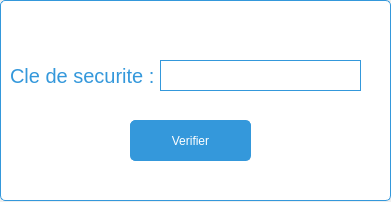
<?xml version="1.0" encoding="UTF-8"?>
<ui version="4.0">
 <class>mdp</class>
 <widget class="QDialog" name="mdp">
  <property name="geometry">
   <rect>
    <x>0</x>
    <y>0</y>
    <width>391</width>
    <height>202</height>
   </rect>
  </property>
  <property name="windowTitle">
   <string>Dialog</string>
  </property>
  <widget class="QGroupBox" name="groupBox">
   <property name="geometry">
    <rect>
     <x>0</x>
     <y>-10</y>
     <width>391</width>
     <height>211</height>
    </rect>
   </property>
   <property name="styleSheet">
    <string notr="true">QGroupBox {
    border: 1px solid #3498db;
    border-radius: 5px;
    margin-top: 10px;
    background-color: #ffffff; /* Corrected background color */
}

QGroupBox::title {
    subcontrol-origin: margin;
    subcontrol-position: top center;
    padding: 5px;
    color: #3498db;
    font-weight: bold;
}
</string>
   </property>
   <property name="title">
    <string/>
   </property>
   <widget class="QLineEdit" name="pass">
    <property name="geometry">
     <rect>
      <x>160</x>
      <y>70</y>
      <width>201</width>
      <height>31</height>
     </rect>
    </property>
    <property name="styleSheet">
     <string notr="true">QLineEdit {
    background-color: #ffffff;
    border: 1px solid #3498db;
    padding: 5px;
    color: #333333;
}</string>
    </property>
   </widget>
   <widget class="QPushButton" name="verif">
    <property name="geometry">
     <rect>
      <x>130</x>
      <y>130</y>
      <width>121</width>
      <height>41</height>
     </rect>
    </property>
    <property name="styleSheet">
     <string notr="true">QPushButton {
    background-color: #3498db;
    color: #ffffff;
    border: 1px solid #3498db;
    padding: 8px 16px;
    border-radius: 5px;
}

QPushButton:hover {
    background-color: #2874a6;
    border: 1px solid #2874a6;
}
</string>
    </property>
    <property name="text">
     <string>Verifier</string>
    </property>
   </widget>
   <widget class="QLabel" name="label">
    <property name="geometry">
     <rect>
      <x>10</x>
      <y>70</y>
      <width>161</width>
      <height>31</height>
     </rect>
    </property>
    <property name="styleSheet">
     <string notr="true">QLabel {
    color: #3498db;
	font-size:20px;
}
</string>
    </property>
    <property name="text">
     <string>Cle de securite :</string>
    </property>
   </widget>
  </widget>
 </widget>
 <resources/>
 <connections/>
</ui>
